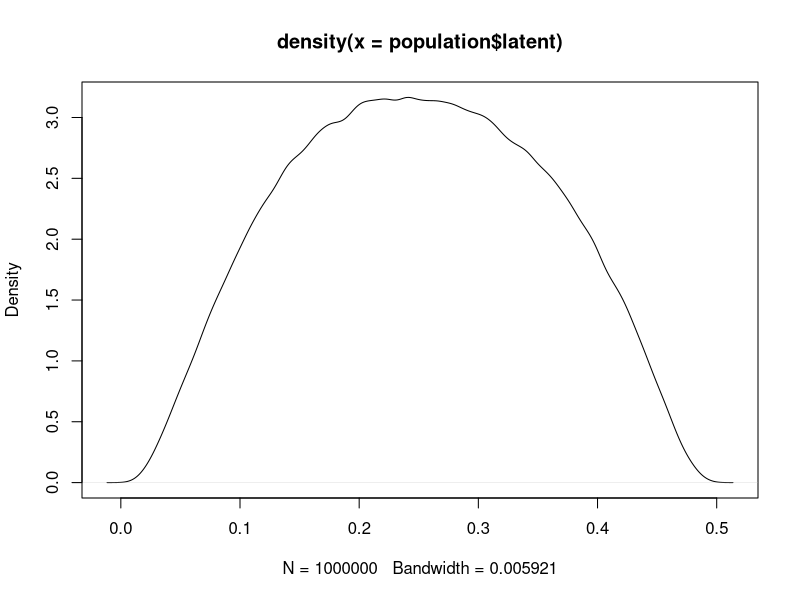
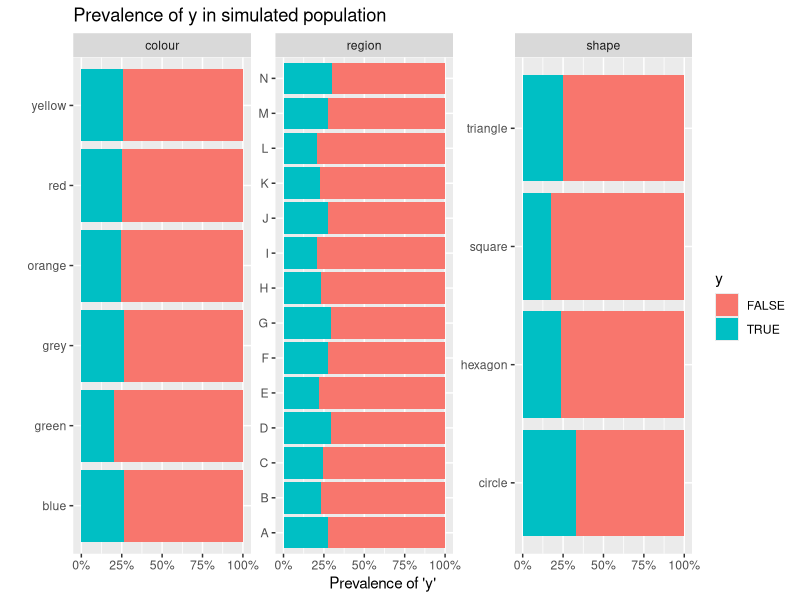

Write the R code that produced these figures, in order. (Note: this script raises an error after producing the figures.)
library(tidyverse)
library(boot)
library(testthat)
library(survey)
library(broom)
library(scales)
library(gridExtra)
library(GGally)
library(knitr)

#--------------------create a simulated population------------------------
#' @param N total population size
#' @param n_regions number of regions (which will be used in sampling as strata)
#' @param psu_sd standard deviation of random contribution to latent variable under y at the PSU 
#' (primary sampling unit eg suburb or meshblock) level.  Higher values lead to higher intra-class
#' correlation, and hence higher design effects when we use psu as the primary sampling unit in a
#' sampling design
#' @param region_sd as psu_sd but at region level
#' @param mystery_sd extra random continuous variable that contributes to the latent variable under y.
make_population <- function(N = 100000, 
                            n_regions = 14,
                            psu_sd = 1,
                            region_sd = 1,
                            colours_sd = 1,
                            shapes_sd = 1,
                            mystery_sd = 1,
                            colours_v = c("red", "blue", "green", "yellow", "orange", "grey"),
                            shapes = c("square", "circle", "triangle", "hexagon"),
                            seed = 123){

  set.seed(seed)
  
  
  population1 <- data_frame(
    region = sample(LETTERS[1:n_regions], size = N, replace = TRUE, prob = c(runif(n_regions)))
  ) %>%
    group_by(region) %>%
    mutate(psu = paste(region, sample(1:(n() / 100) , size = n(), replace = TRUE)),
           shape = sample(shapes, size = n(), replace = TRUE)) %>%
    ungroup() %>%
    # we want colours and shapes to be crosscorrelated, so we make generation of colour dependent on shape:
    mutate(colour = case_when(
      shape == shapes[1] ~ sample(colours_v, size = n(), prob =   c( 1, 1, 2, 2, 1, 4), replace = TRUE),
      shape == shapes[2] ~ sample(colours_v, size = n(), prob =   c( 2, 2, 1, 1, 2, 3), replace = TRUE),
      shape == shapes[3] ~ sample(colours_v, size = n(), prob = c( 4, 1, 3, 2, 3, 2), replace = TRUE),
      shape == shapes[4] ~ sample(colours_v, size = n(), prob =  c( 2, 5, 1, 2, 4, 1), replace = TRUE)
    )) %>%
    mutate(mystery_var = as.vector(scale(rnorm(n(), 0, 1) * as.numeric(as.factor(region))) * mystery_sd))
  
  # numeric values to add for each particular value of region, psu, colour, and shape:
  regions <- population1 %>%
    distinct(region) %>%
    mutate(region_y = as.vector(scale(runif(n())) * region_sd))
  
  psus <- population1 %>%
    distinct(psu) %>%
    mutate(psu_y = rnorm(n()) * psu_sd)
  
  shapes <- population1 %>%
    distinct(shape) %>%
    mutate(shape_y = as.vector(scale(rgamma(n(), 1, 0.1)) * shapes_sd))
  
  colours <- population1 %>%
    distinct(colour) %>%
    mutate(colour_y = as.vector(scale(rnorm(n())) * colours_sd))
  
  population <- population1 %>%
    left_join(regions, by = "region") %>%
    left_join(psus, by = "psu") %>%
    left_join(shapes, by = "shape") %>%
    left_join(colours, by = "colour") %>%
    mutate(latent = inv.logit(as.vector(scale(mystery_var + region_y + psu_y + shape_y + colour_y + 
                                               rnorm(n(), 0, 0.05)))) / 2) %>%
    mutate(y = as.logical(rbinom(n(), size = 1, prob = latent)))
  
  return(population)
}



#==================sampling======================

#' Two stage sample from a "population" data frame
#' 
#' @param population a data frame to be sampled from, must include columns with name region, psu,
#' shape and colour
#' @param npsu number of PSUs (primary sampling units - think suburbs or meshblocks) per region (strata) to
#' saple
#' @param n total sample size
#' @param npeop number of people to sample per PSU
#' @value a survey design object, calibrated to population totals for region, shape and colour; with primary
#' selection by psu and stratified by region; with Jackknife replicate weights.
samp <- function(population, 
                 npsu = 10, 
                 n = 2100, 
                 npeop = round(n / npsu / length(unique(population$region))),
                 seed = 123){

  if(!is.null(seed)){
    set.seed(seed)
  }
  
  # Population totals for margins, which we presume are known from a census or similar.  We are
  # pretending we know the marginal totals for these dimensions, but not a full cross tabulation
  # (ie we know the total number of circles, and of red people, but not of red circular people):
  shape_tots <- population %>%
    group_by(shape) %>%
    summarise(Freq = n())
  
  colour_tots <- population %>%
    group_by(colour) %>%
    summarise(Freq = n())
  
  region_tots <- population %>%
    group_by(region) %>%
    summarise(Freq = n())
  
  # number of people in each psu, which we will use for our weighting:
  region_psu_pops <- population %>%
    group_by(region) %>%
    mutate(psus_in_region = length(unique(psu))) %>%
    group_by(region, psu) %>%
    summarise(
              # how many people in each PSU:
              people_in_psu = n(),
              # given the PSU is sampled, what's the chance of an individual from that PSU being in sample:
              prob_from_psu = npeop / people_in_psu,
              # so what's the a total priori probability for an individual being sampled:
              prob = npsu / unique(psus_in_region) * prob_from_psu,
              # inverse of that probability for use as weight:
              wt = 1 / prob) %>%
    left_join(region_tots, by = "region") %>%
    rename(people_in_region = Freq)
    
  # check that the total sum of probabilities of being selected times people in psus 
  # equals our desired sample size:
  expect_equal(round(n, -1), 
               round(with(region_psu_pops, sum(prob * people_in_psu)), -1))
  
  # we sample PSUs with equal probability within each region (ie not proportionate to size, 
  # which would be a better sampling strategy):
  psu_sampled <- population %>%
    distinct(region, psu) %>%
    # group by region, so each region acts as a stratum and we get the same number of
    # of PSUs per region (again, this isn't efficient sampling, but part of the
    # point of this exercise is to have a complex non-optimal sample):
    group_by(region) %>%
    mutate(seq = rnorm(n())) %>%
    arrange(seq) %>%
    slice(1:npsu) %>%
    select(-seq)
    
  sampled <- population %>%
    select(region, psu, shape, colour, y) %>%
    # limit ourselves to just the PSUs we have chosen for our sample:
    inner_join(psu_sampled, by = c("region", "psu")) %>%
    # within each PSU, pick `npeop` people at random:
    group_by(psu) %>%
    mutate(seq = rnorm(n())) %>%
    slice(1:npeop) %>%
    left_join(region_psu_pops, by = c("region", "psu"))
  
  # Specify the survey design.
  # we will simplify things by ignoring any finite population corrections, either
  # for PSUs within region, or for individuals within PSUs.  This is ok if the sample
  # is small compared to population (which it is).
  
  # Sampling scheme:
  des <- svydesign(~psu, strata = ~region, data = sampled, weights = ~wt)
  
  # Replicate weights:
  des <- as.svrepdesign(des, type = "JKn")
  
  # Post stratification calibration to marginal population totals:
  des <- calibrate(des, list(~shape, ~colour, ~region),
              population = list(shape_tots, colour_tots, region_tots))

  return(des)
  }



#=============playing around==============
population <-make_population(N = 10 ^ 6,
                             psu_sd = 5,
                             region_sd = 2,
                             mystery_sd = 0.5,
                             shapes_sd = 4,
                             colours_sd = 1.5)

svg("../img/0132-proportions.svg", 8, 5)
population %>%
  select(region, shape, colour, y) %>%
  gather(variable, value, -y) %>%
  ggplot(aes(x = value, fill = y)) +
  facet_wrap(~variable, scales = "free_y") +
  geom_bar(position = "fill") +
  scale_y_continuous("Prevalence of 'y'", label = percent) +
  coord_flip() +
  labs(x = "") +
  ggtitle("Prevalence of y in simulated population")
dev.off()


des <- samp(population, npsu = 10, seed = 123)
svymean(~y, des, deff = TRUE)
#0.25117, 0.017
svytable(~shape, des)

plot(density(population$latent))

population %>%
  select(mystery_var:y) %>%
  sample_n(10000) %>%
  cor %>%
  round(2) %>%
  kable()

des$variables %>%
  select(region, region_y, shape, shape_y, colour, colour_y, mystery_var, latent, y) %>% 
  ggpairs()

des$variables %>%
  select(region, shape, colour, y) %>% 
  ggpairs()



npsus <- rep(2:40, 6)

deffs_l <- lapply(npsus, function(i){
  des <- samp(population, npsu = i, seed = NULL)
  X <- svymean(~y, des, deff = TRUE)
  return(c(npsu = i, deff = attributes(X)$"deff"[1,1]))
  })
deffs <- as.data.frame(do.call("rbind", deffs_l))

svg("../img/0132-design-effects.svg", 8, 5)
ggplot(deffs, aes(x = npsu, y = deff)) +
  geom_point() +
  geom_smooth(method = "loess") +
  labs(x = "Number of PSUs selected per stratum", 
       y = "Design effect for mean(y)") +
  ggtitle("Design effect is higher when we rely on fewer primary sampling units")
dev.off()

#===========modelling============
# First, we model the full population to get the "true" values (note that these are not
# really "true" as the model is somewhat mis-specified, but they are as true as can be done
# given the imperfection of the model, and hence form a good benchmark for the same model
# fit to a sample).  As we have the full population, we don't need to worry about survey methods
# and can just use stats::glm rather than survey::svyglm
full_pop_model_bin <-  glm(y ~ region + shape + colour, family = quasibinomial(log), data = population)

#-------------compare a single example-------
des <- samp(population, npsu = 5, seed = 999)
data <- des$variables

samp_model_bin <-  glm(y ~ region + shape + colour, family = quasibinomial(log), data = data)

samp_model_bin_svy <-  svyglm(y ~ region + shape + colour, family = quasibinomial(log), design = des)


res <- mutate(tidy(exp(confint(samp_model_bin))), model = "naive") %>%
  rbind(mutate(tidy(exp(confint(samp_model_bin_svy))), model = "survey"))  %>%
  rename(lower = X2.5..,
         upper = X97.5..,
         names = .rownames) %>%
  left_join(tidy(exp(coef(full_pop_model_bin)), by = "names")) %>%
  mutate(name_number = as.numeric(as.factor(names)),
         true_value = x,
         y_pos = ifelse(model == "naive", 
                        name_number + 0.1,
                        name_number - 0.1),
         names = gsub("colour", "Colour: ", names),
         names = gsub("region", "Region: ", names),
         names = gsub("shape", "Shape: ", names)) %>%
  arrange(model, name_number)

svg("../img/0132-example-cis.svg", 8, 8)
res %>%
  ggplot() +
  geom_segment(aes(yend = y_pos, y = y_pos,
                   x = lower, xend = upper, colour = model), size = 1.7) +
  geom_point(aes (y = as.numeric(as.factor(names)), x = x), size = 2) +
  scale_y_continuous(labels = res[1:22, ]$names, breaks = 1:22) +
  labs(x = "Relative risk ratios",
       y = "Variable",
       colour = "Estimation method",
       caption = "Complex sample of around 2,100 drawn from a population of a million.  Black points show the true values") +
  ggtitle("Example confidence intervals for risk ratios from a quasi-binomial model",
          "Two modelling methods from the same sample, compared to true values from total population.")
dev.off()
#------------systematically compare lots of different samples' point estimates--------

compare_mse <- function(npsu, seed = NULL){
  des <- samp(population, npsu = npsu, seed = seed)
  data <- des$variables

  # The quasibinomial response isn't robust enough for either glm or svyglm, so we get some starting
  # values with quasipoisson to ensure we can always get a response:
  samp_model_pois_svy <-  svyglm(y ~ region + shape + colour, family = quasipoisson(log), design = des)
  
    
  samp_model_bin <-  glm(y ~ region + shape + colour, family = quasibinomial(log), data = data,
                         start = coef(samp_model_pois_svy))

  samp_model_bin_svy <-  svyglm(y ~ region + shape + colour, family = quasibinomial(log), design = des,
                                start = coef(samp_model_pois_svy))
  
  return(
    c(survey = mean((coef(samp_model_bin_svy)[-1] - coef(full_pop_model_bin)[-1]) ^ 2),
      naive = mean((coef(samp_model_bin)[-1] - coef(full_pop_model_bin)[-1]) ^ 2))
  )}

mses <- lapply(1:100, function(i){compare_mse(npsu = 5, seed = i)})
mses_df <- as.data.frame(do.call("rbind", mses))

mse <- round(apply(mses_df, 2, mean), 3)

p1 <- ggplot(mses_df, aes(x = naive, y = survey)) +
  geom_abline(intercept = 0, slope = 1, colour = "steelblue") +
  geom_point() +
  coord_equal() +
  ggtitle("Mean square error of coefficients",
          "Two methods of modelling, compared to correct (full\npopulation) values for all coefficients except the intercept.") +
  labs(x = paste0("Complex survey methods\nAverage mean squared error: ", mse[1]),
       y = paste0("Naive methods.\nAverage mean squared error: ", mse[2]))


#========compare confidence interval coverage========

#------------systematically compare lots of different samples' point estimates--------

ci_rate <- function(correct_mod, ci_mod){
  X <- as.data.frame(cbind(coef(correct_mod), confint(ci_mod)))
  names(X) <- c("correct", "lower", "upper")
  return(sum(with(X, correct > lower & correct < upper)) / nrow(X))
}

compare_ci <- function(npsu, seed = NULL){
  des <- samp(population, npsu = npsu, seed = seed)
  data <- des$variables
  
  # The quasibinomial response isn't robust enough for either glm or svyglm, so we get some starting
  # values with quasipoisson to ensure we can always get a response:
  samp_model_pois_svy <-  svyglm(y ~ region + shape + colour, family = quasipoisson(log), design = des)
  
  
  samp_model_bin <-  glm(y ~ region + shape + colour, family = quasibinomial(log), data = data,
                         start = coef(samp_model_pois_svy))
  
  samp_model_bin_svy <-  svyglm(y ~ region + shape + colour, family = quasibinomial(log), design = des,
                                start = coef(samp_model_pois_svy))
  
    
  return(
    c(binomial_svy = ci_rate(full_pop_model_bin, samp_model_bin_svy),
      poisson_svy = ci_rate(full_pop_model_bin, samp_model_pois_svy),
      naive = ci_rate(full_pop_model_bin, samp_model_bin))
  )}

cis <- lapply(1:100, function(i){compare_ci(npsu = 5, seed = i)})
cis_df <- as.data.frame(do.call("rbind", cis))

successes <- round(apply(cis_df, 2, mean) * 100)

p2 <- ggplot(cis_df, aes(x = binomial_svy, y = naive)) +
  geom_abline(intercept = 0, slope = 1, colour = "steelblue") +
  annotate("rect", xmin = -Inf, xmax = 1, ymin = 0.95, ymax = 1, fill = "steelblue", alpha = 0.5) +
  annotate("rect", xmin = 0.95, xmax = 1, ymin = -Inf, ymax = 0.95, fill = "steelblue", alpha = 0.5) +
  geom_jitter(width = 0.01, height = 0.01) +
  coord_equal() +
  ggtitle("Confidence intervals' coverage",
          "Two methods of modelling, showing proportion that\ncontain the correct value (should be 95%).") +
  labs(x = paste0("Complex survey methods.\nAverage coverage: ", successes[1], "%"),
       y = paste0("Naive methods.\nAverage coverage: ", successes[3], "%"),
       caption = str_wrap("Source for both diagrams: complex samples of around 2,100 each, drawn from a 
population of 1 million stratified by 14 unequal regions with 
5 out of 100 potential primary sampling units chosen per region.  Model has three categorical explanatory variables and a single binary (quasi-binomial family) response.
Points have been jittered.", 86)) +
  scale_x_continuous(label = percent) +
  scale_y_continuous(label = percent)

svg("../img/0132-comparisons.svg", 10, 7)
  grid.arrange(p1, p2, ncol = 2)
dev.off()

svg("../img/0132-bin-pois.svg", 8, 8)
ggplot(cis_df, aes(x = binomial_svy, y = poisson_svy)) +
  geom_abline(intercept = 0, slope = 1, colour = "steelblue") +
  annotate("rect", xmin = -Inf, xmax = 1, ymin = 0.95, ymax = 1, fill = "steelblue", alpha = 0.5) +
  annotate("rect", xmin = 0.95, xmax = 1, ymin = -Inf, ymax = 0.95, fill = "steelblue", alpha = 0.5) +
  geom_jitter(width = 0.01, height = 0.01) +
  coord_equal() +
  ggtitle("Confidence intervals' coverage",
          "Two methods of modelling, showing proportion that\ncontain the correct value (should be 95%).") +
  labs(x = paste0("Quasi-binomial family\nAverage coverage: ", successes[1], "%"),
       y = paste0("Quasi-poisson family\nAverage coverage: ", successes[2], "%"),
       caption = str_wrap("Source: complex samples of around 2,100 each, drawn from a 
population of 1 million stratified by 14 unequal regions with 
5 out of 100 potential primary sampling units chosen per region.  Model has three categorical 
explanatory variables and a single binary response from either the quasi-binomial or quasi-poisson family.
Points have been jittered.", 87)) +
  scale_x_continuous(label = percent) +
  scale_y_continuous(label = percent)
dev.off()

convert_pngs("0132")
